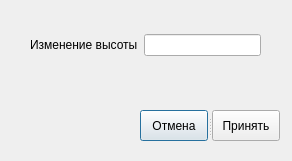
<?xml version="1.0" encoding="UTF-8"?>
<ui version="4.0">
 <class>change_height_pattern_parameters</class>
 <widget class="QDialog" name="change_height_pattern_parameters">
  <property name="geometry">
   <rect>
    <x>0</x>
    <y>0</y>
    <width>292</width>
    <height>161</height>
   </rect>
  </property>
  <property name="windowTitle">
   <string>Dialog</string>
  </property>
  <widget class="QSplitter" name="splitter_9">
   <property name="geometry">
    <rect>
     <x>140</x>
     <y>110</y>
     <width>141</width>
     <height>31</height>
    </rect>
   </property>
   <property name="orientation">
    <enum>Qt::Horizontal</enum>
   </property>
   <widget class="QPushButton" name="pushButton">
    <property name="text">
     <string>Отмена</string>
    </property>
   </widget>
   <widget class="QPushButton" name="add_new_pattern">
    <property name="text">
     <string>Принять</string>
    </property>
   </widget>
  </widget>
  <widget class="QWidget" name="verticalLayoutWidget">
   <property name="geometry">
    <rect>
     <x>30</x>
     <y>20</y>
     <width>231</width>
     <height>51</height>
    </rect>
   </property>
   <layout class="QVBoxLayout" name="verticalLayout">
    <item>
     <layout class="QHBoxLayout" name="horizontalLayout">
      <item>
       <widget class="QLabel" name="label">
        <property name="sizePolicy">
         <sizepolicy hsizetype="Fixed" vsizetype="Preferred">
          <horstretch>0</horstretch>
          <verstretch>0</verstretch>
         </sizepolicy>
        </property>
        <property name="text">
         <string>Изменение высоты</string>
        </property>
       </widget>
      </item>
      <item>
       <widget class="QLineEdit" name="height_difference"/>
      </item>
     </layout>
    </item>
   </layout>
  </widget>
 </widget>
 <resources/>
 <connections>
  <connection>
   <sender>pushButton</sender>
   <signal>clicked()</signal>
   <receiver>change_height_pattern_parameters</receiver>
   <slot>close()</slot>
   <hints>
    <hint type="sourcelabel">
     <x>159</x>
     <y>126</y>
    </hint>
    <hint type="destinationlabel">
     <x>87</x>
     <y>106</y>
    </hint>
   </hints>
  </connection>
 </connections>
</ui>
